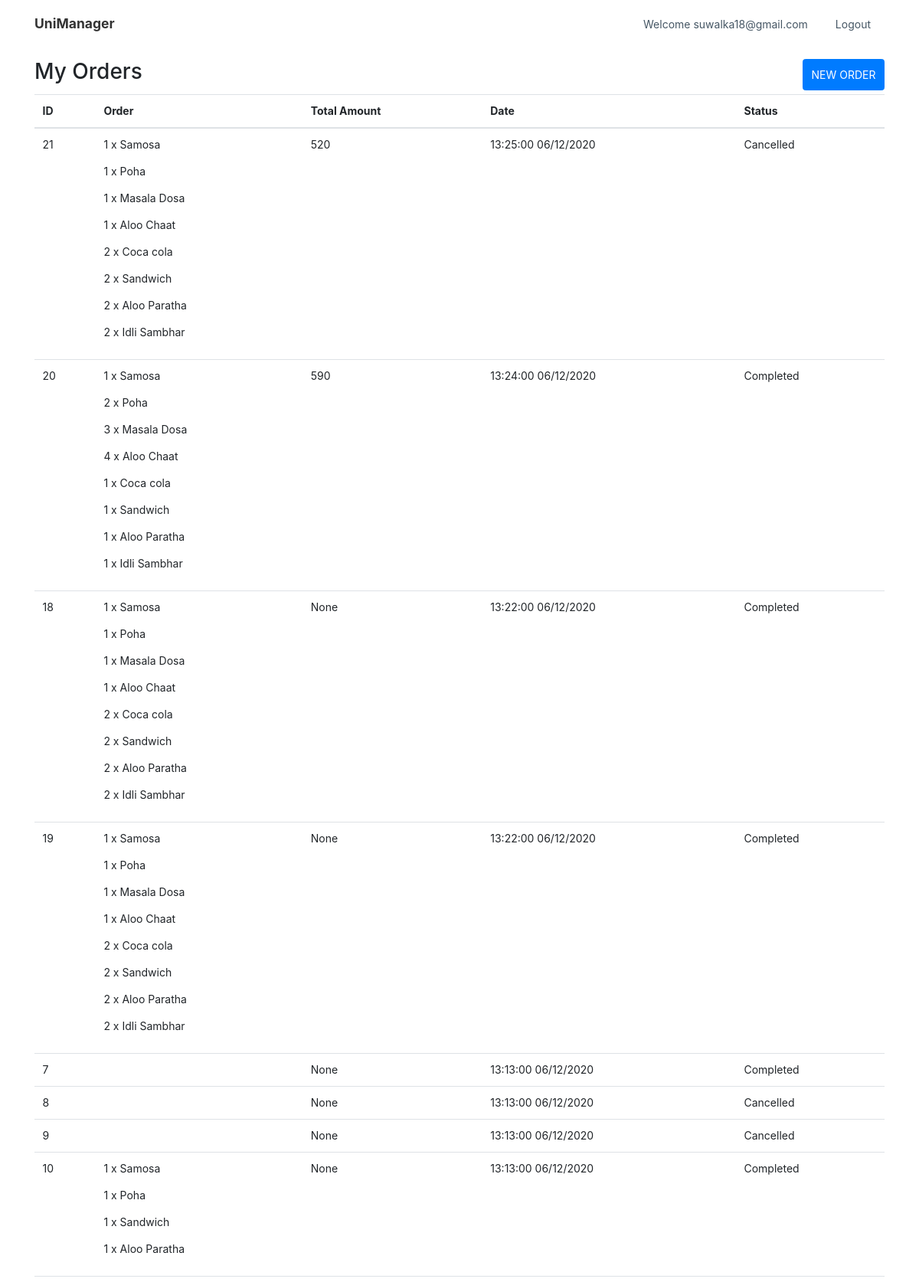
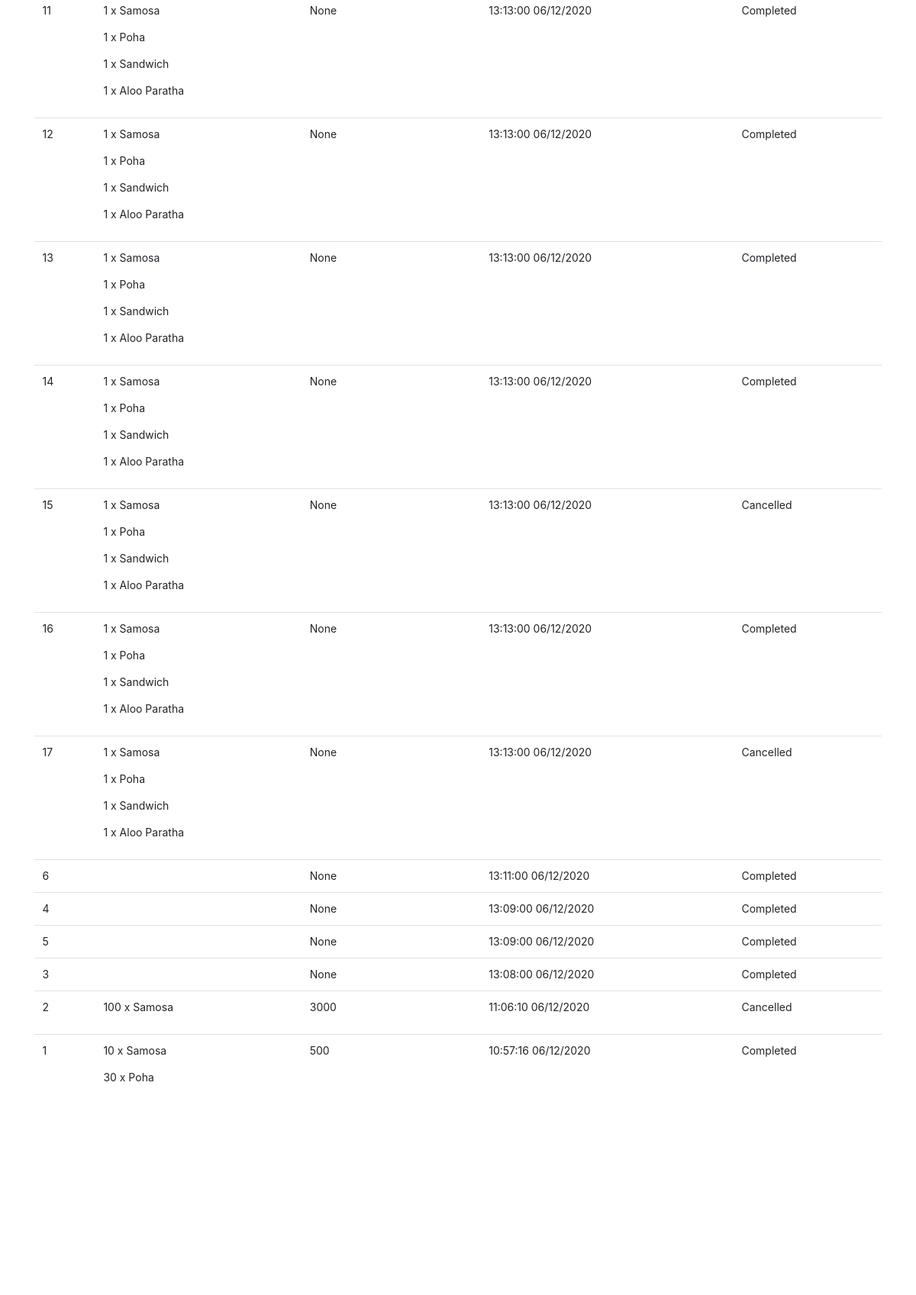
/home/canteen (signed in, upper part), run on an earlier commit of the app's database (2 pictures, top to bottom).
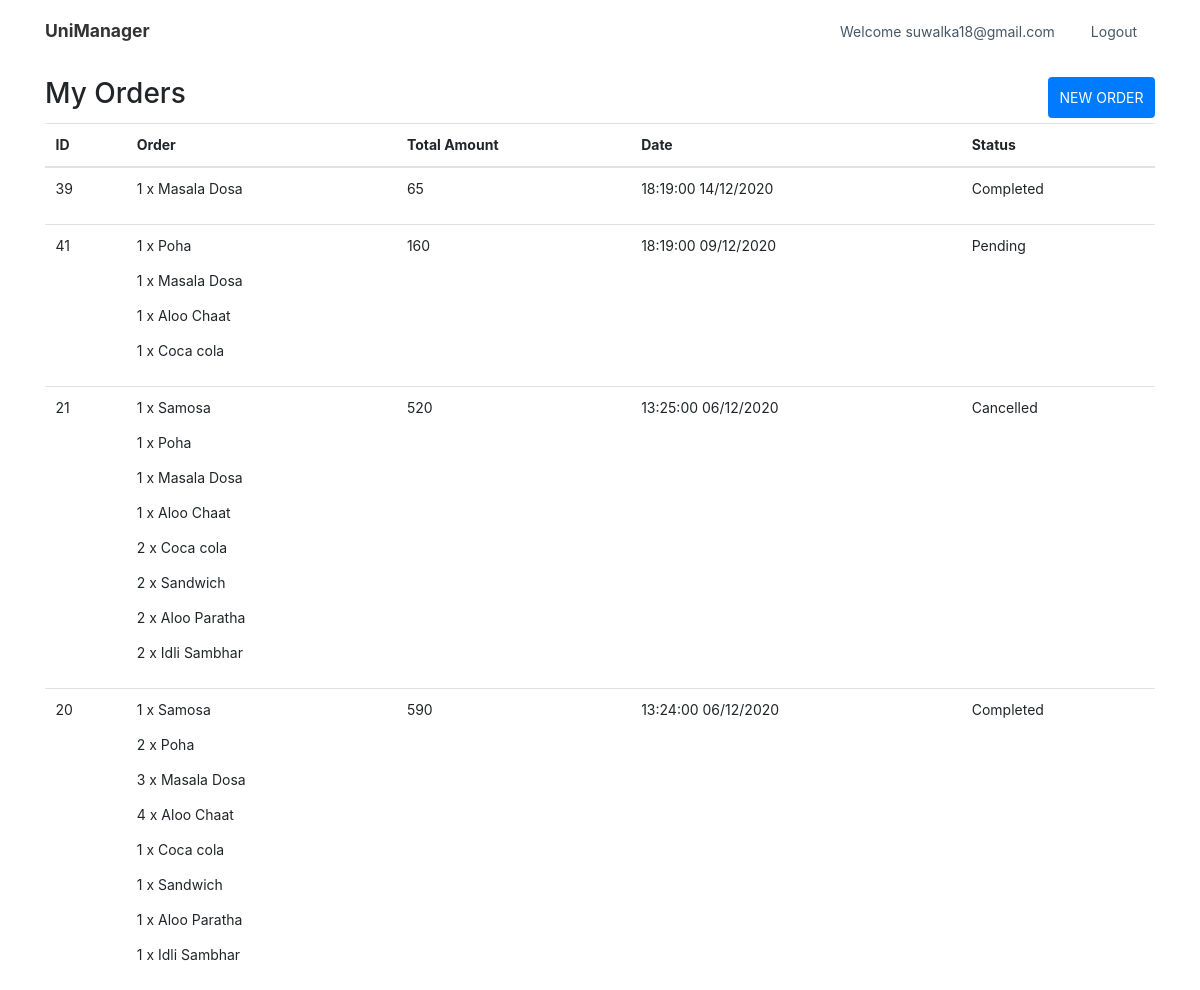
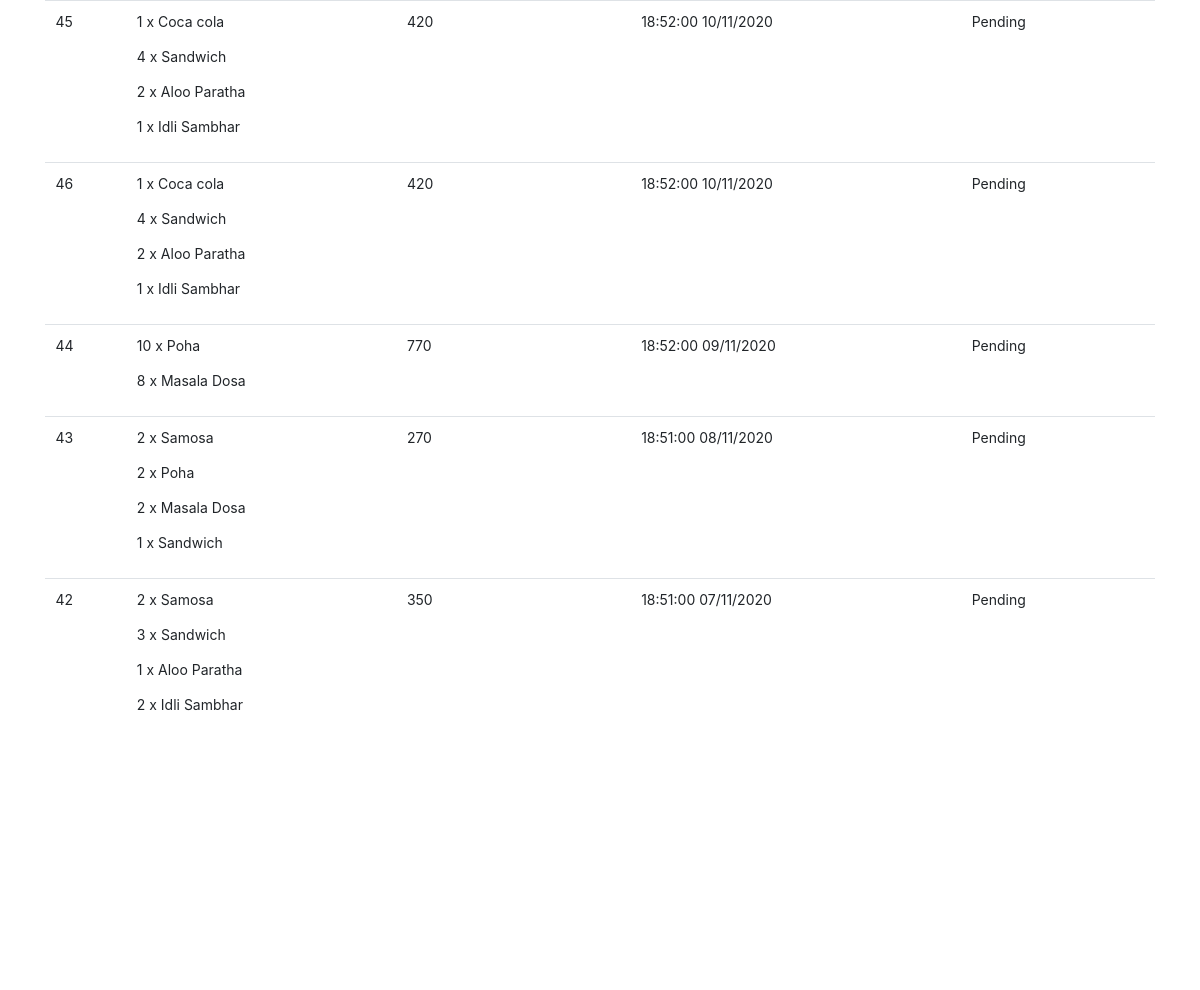
And on a later commit of the database (2 pictures, top to bottom).
### myapp/models.py (models this page shows)
class Order(models.Model):
    submit_user = models.ForeignKey(get_user_model(), on_delete=models.CASCADE, related_name="user_order")
    order_date = models.DateTimeField(auto_now=True, null=False, blank=False)
    delivery_date = models.DateTimeField(null=False, blank=False)
    total_cost = models.IntegerField(blank=False, null=True)
    status = models.IntegerField(blank=False, null=False, default=0)

### myapp/views.py (the view)
# urls.py: path("home/canteen", canteen_user, name="canteen"),
def canteen_user(request):
    orders = list(Order.objects.filter(submit_user=request.user).order_by("-delivery_date").values())
    for order in range(len(orders)):
        itemob = list(Order_items.objects.filter(order_id=orders[order]["id"]).values())
        orders[order]["delivery_date"] = orders[order]["delivery_date"].strftime('%H:%M:%S %d/%m/%Y')
        food_items = []
        for item in itemob:
            menu_item = Menu.objects.filter(id=item["item_id_id"]).first()
            food_items.append([str(item["quantity"]) + " x " + menu_item.name])
        orders[order]["items"] = food_items
    return render(request, "canteen_user.html", {"name": request.session['name'].split()[0], "orders": orders})

### templates/canteen_user.html (shortened to what this page needs)
{% load static %}
<!DOCTYPE html>
<html>
<head>
    <link rel="stylesheet" href="{% static 'assets/bootstrap/css/bootstrap.min.css' %}">
    <link rel="stylesheet" href="{% static 'assets/fonts/ionicons.min.css' %}">
    <link rel="stylesheet" href="{% static 'assets/css/Contact-Form-Clean-n.css' %}">
    <link rel="stylesheet" href="{% static 'assets/css/Different-Styled---Cards-1-n.css' %}">
    <link rel="stylesheet" href="{% static 'assets/css/Different-Styled---Cards-n.css' %}">
    <link rel="stylesheet" href="{% static 'assets/css/Footer-Basic-n.css' %}">
    <link rel="stylesheet" href="{% static 'assets/css/Navigation-Clean-n.css' %}">
    <link rel="stylesheet" href="{% static 'assets/css/Newsletter-Subscription-Form-n.css' %}">
    <link rel="stylesheet" href="{% static 'assets/css/styles-n.css' %}">
</head>
<body>
<nav class="navbar navbar-light navbar-expand-md navigation-clean">
    <div class="container"><a class="navbar-brand" href="/">UniManager</a>
        <div class="collapse navbar-collapse"
             id="navcol-1">
            <ul class="nav navbar-nav ml-auto">
                <li class="nav-item" role="presentation"><a class="nav-link" href="#">Welcome {{ name }}</a></li>
                <li class="nav-item" role="presentation"><a class="nav-link" href="/logout">Logout</a></li>
            </ul>
        </div>
    </div>
</nav>
<div style="margin-top: 1em;">
    <div class="container">
        <div style="display: flex;justify-content: space-between;margin-bottom: 5px;">
            <h2 class="text-left">My Orders</h2>
            <button class="btn btn-primary" type="submit" style="text-transform: uppercase"
                    onclick="window.location ='canteen/new'">New Order
            </button>
        </div>
        <div class="table-responsive">
            <table class="table">
                <thead>
                <tr>
                    <th>ID</th>
                    <th>Order</th>
                    <th>Total Amount</th>
                    <th>Date</th>
                    <th>Status</th>
                </tr>
                </thead>
                <tbody>
                {% for order in orders %}
                    <tr>
                        <td>{{ order.id }}</td>
                        <td>
                            {% for item in order.items %}
                                <p>{{ item.0 }}</p>
                            {% endfor %}
                        </td>
                        <td>{{ order.total_cost }}</td>
                        <td>{{ order.delivery_date }}</td>
                        <td> {% if order.status == 0 %}
                            Pending
                        {% elif order.status == 1 %}
                            Completed
                        {% elif order.status == 2 %}
                            Cancelled
                        {% endif %}  </td>
                    </tr>
                {% endfor %}
                </tbody>
            </table>
        </div>
    </div>
</div>
<div style="min-height: 50vh;margin-top: 1em;"></div>
</body>
</html>

What changed in the data, as far as the page shows it:
removed Order: id "18", item "1 x Samosa" "1 x Poha" "1 x Masala Dosa" "1 x Aloo Chaat" "2 x Coca cola" "2 x Sandwich" "2 x Aloo Paratha" "2 x Idli Sambhar", total_cost "None", delivery_date "13:22:00 06/12/2020", status "Completed"
removed Order: id "19", item "1 x Samosa" "1 x Poha" "1 x Masala Dosa" "1 x Aloo Chaat" "2 x Coca cola" "2 x Sandwich" "2 x Aloo Paratha" "2 x Idli Sambhar", total_cost "None", delivery_date "13:22:00 06/12/2020", status "Completed"
removed Order: id "7", total_cost "None", delivery_date "13:13:00 06/12/2020", status "Completed"
removed Order: id "8", total_cost "None", delivery_date "13:13:00 06/12/2020", status "Cancelled"
removed Order: id "9", total_cost "None", delivery_date "13:13:00 06/12/2020", status "Cancelled"
removed Order: id "10", item "1 x Samosa" "1 x Poha" "1 x Sandwich" "1 x Aloo Paratha", total_cost "None", delivery_date "13:13:00 06/12/2020", status "Completed"
removed Order: id "11", item "1 x Samosa" "1 x Poha" "1 x Sandwich" "1 x Aloo Paratha", total_cost "None", delivery_date "13:13:00 06/12/2020", status "Completed"
removed Order: id "12", item "1 x Samosa" "1 x Poha" "1 x Sandwich" "1 x Aloo Paratha", total_cost "None", delivery_date "13:13:00 06/12/2020", status "Completed"
removed Order: id "13", item "1 x Samosa" "1 x Poha" "1 x Sandwich" "1 x Aloo Paratha", total_cost "None", delivery_date "13:13:00 06/12/2020", status "Completed"
removed Order: id "14", item "1 x Samosa" "1 x Poha" "1 x Sandwich" "1 x Aloo Paratha", total_cost "None", delivery_date "13:13:00 06/12/2020", status "Completed"
removed Order: id "15", item "1 x Samosa" "1 x Poha" "1 x Sandwich" "1 x Aloo Paratha", total_cost "None", delivery_date "13:13:00 06/12/2020", status "Cancelled"
removed Order: id "16", item "1 x Samosa" "1 x Poha" "1 x Sandwich" "1 x Aloo Paratha", total_cost "None", delivery_date "13:13:00 06/12/2020", status "Completed"
removed Order: id "17", item "1 x Samosa" "1 x Poha" "1 x Sandwich" "1 x Aloo Paratha", total_cost "None", delivery_date "13:13:00 06/12/2020", status "Cancelled"
removed Order: id "6", total_cost "None", delivery_date "13:11:00 06/12/2020", status "Completed"
removed Order: id "4", total_cost "None", delivery_date "13:09:00 06/12/2020", status "Completed"
removed Order: id "5", total_cost "None", delivery_date "13:09:00 06/12/2020", status "Completed"
removed Order: id "3", total_cost "None", delivery_date "13:08:00 06/12/2020", status "Completed"
removed Order: id "2", item "100 x Samosa", total_cost "3000", delivery_date "11:06:10 06/12/2020", status "Cancelled"
removed Order: id "1", item "10 x Samosa" "30 x Poha", total_cost "500", delivery_date "10:57:16 06/12/2020", status "Completed"
added Order: id "39", item "1 x Masala Dosa", total_cost "65", delivery_date "18:19:00 14/12/2020", status "Completed"
added Order: id "41", item "1 x Poha" "1 x Masala Dosa" "1 x Aloo Chaat" "1 x Coca cola", total_cost "160", delivery_date "18:19:00 09/12/2020", status "Pending"
added Order: id "45", item "1 x Coca cola" "4 x Sandwich" "2 x Aloo Paratha" "1 x Idli Sambhar", total_cost "420", delivery_date "18:52:00 10/11/2020", status "Pending"
added Order: id "46", item "1 x Coca cola" "4 x Sandwich" "2 x Aloo Paratha" "1 x Idli Sambhar", total_cost "420", delivery_date "18:52:00 10/11/2020", status "Pending"
added Order: id "44", item "10 x Poha" "8 x Masala Dosa", total_cost "770", delivery_date "18:52:00 09/11/2020", status "Pending"
added Order: id "43", item "2 x Samosa" "2 x Poha" "2 x Masala Dosa" "1 x Sandwich", total_cost "270", delivery_date "18:51:00 08/11/2020", status "Pending"
added Order: id "42", item "2 x Samosa" "3 x Sandwich" "1 x Aloo Paratha" "2 x Idli Sambhar", total_cost "350", delivery_date "18:51:00 07/11/2020", status "Pending"
